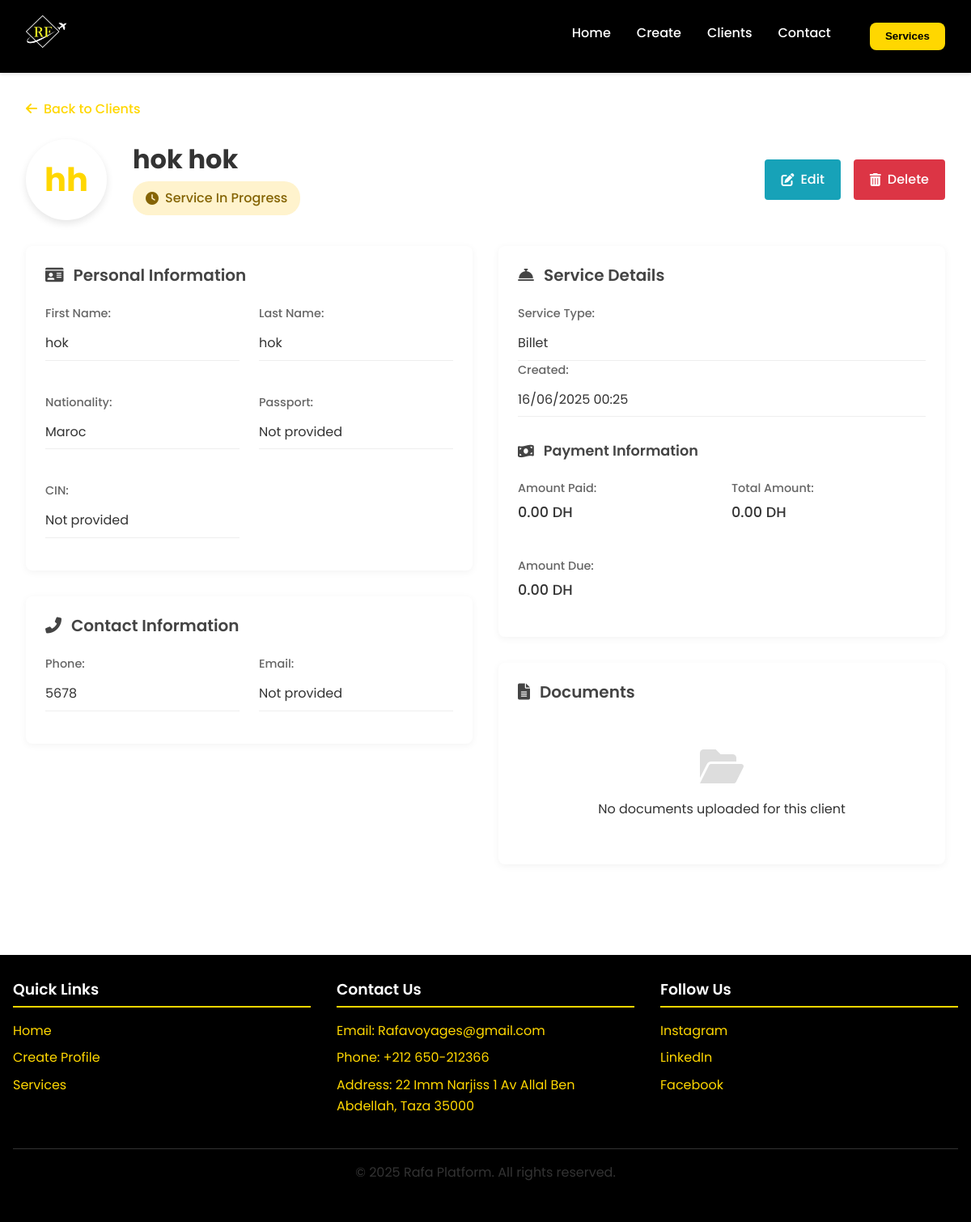
The page /client/8 on the database its author committed.
### app.py (models this page shows)
class Profile(db.Model):
    id = db.Column(db.Integer, primary_key=True)
    first_name = db.Column(db.String(50), nullable=False)
    last_name = db.Column(db.String(50), nullable=False)
    phone = db.Column(db.String(20), nullable=False)
    email = db.Column(db.String(100))
    hotel_name = db.Column(db.String(100))
    check_in_date = db.Column(db.Date)
    check_out_date = db.Column(db.Date)
    hotel_notes = db.Column(db.Text)
    nationality = db.Column(db.String(50), nullable=False)
    passport = db.Column(db.String(50))
    cin = db.Column(db.String(50))
    transport_type = db.Column(db.String(20))  # 'plane' or 'bateau'
    transport_name = db.Column(db.String(100))  # Name of airline or boat
    departure_location = db.Column(db.String(100))
    arrival_location = db.Column(db.String(100))
    travel_date = db.Column(db.Date)
    service_type = db.Column(db.String(50), nullable=False)
    custom_service = db.Column(db.String(100))
    photo_path = db.Column(db.String(200))
    documents_path = db.Column(db.String(200))
    created_at = db.Column(db.DateTime, default=datetime.utcnow)
    is_group = db.Column(db.Boolean, default=False)
    amount_paid = db.Column(db.Float, default=0.0)
    total_amount = db.Column(db.Float, default=0.0)
    service_completed = db.Column(db.Boolean, default=False)
    hotel_bookings = db.relationship('HotelBooking', backref='profile', lazy=True)

### app.py (the view)
@app.route('/client/<int:client_id>')
def client_detail(client_id):
    client = Profile.query.get_or_404(client_id)
    return render_template('client.html', client=client)

### templates/client.html (shortened to what this page needs)
<!DOCTYPE html>
<html lang="en">
<head>
    <link rel="stylesheet" href="{{ url_for('static', filename='css/styles.css') }}">
    <link rel="stylesheet" href="{{ url_for('static', filename='css/client.css') }}">
    <link rel="stylesheet" href="https://cdnjs.cloudflare.com/ajax/libs/font-awesome/6.0.0/css/all.min.css">
</head>
<body>
    <header class="navbar">
        <a href="{{ url_for('index') }}" class="logo-link">
            <img src="{{ url_for('static', filename='images/logo.jpeg') }}" alt="Rafa Logo" class="logo-img" width="150" height="50">
        </a>
        <nav class="navbar-links">
            <ul>
                <li><a href="{{ url_for('index') }}">Home</a></li>
                <li><a href="{{ url_for('create_profile') }}">Create</a></li>
                <li><a href="{{ url_for('clients') }}">Clients</a></li>
                <li><a href="#contact">Contact</a></li>
                <li><button class="sidebar-toggle" id="sidebarToggle">Services</button></li>
            </ul>
        </nav>
    </header>
    <main id="main-content">
        <section class="client-detail">
            <div class="back-link">
                <a href="{{ url_for('clients') }}" class="back-btn">
                    <i class="fas fa-arrow-left"></i> Back to Clients
                </a>
            </div>
            <div class="client-header">
                <div class="client-avatar">
                    {% if client.photo_path %}
                    <img src="{{ url_for('static', filename='uploads/' + client.photo_path) }}" alt="{{ client.first_name }} {{ client.last_name }}">
                    {% else %}
                    <div class="avatar-placeholder">
                        {{ client.first_name[0] }}{{ client.last_name[0] }}
                    </div>
                    {% endif %}
                </div>
                <div class="client-name">
                    <h1>{{ client.first_name }} {{ client.last_name }}</h1>
                    <div class="client-status {% if client.service_completed %}completed{% else %}pending{% endif %}">
                        {% if client.service_completed %}
                        <i class="fas fa-check-circle"></i> Service Completed
                        {% else %}
                        <i class="fas fa-clock"></i> Service In Progress
                        {% endif %}
                    </div>
                </div>
                <div class="client-actions">
                    <a href="{{ url_for('update_client', client_id=client.id) }}" class="edit-btn">
                        <i class="fas fa-edit"></i> Edit
                    </a>
                    <a href="{{ url_for('delete_client', client_id=client.id) }}" class="delete-btn" onclick="return confirm('Are you sure you want to delete this client?')">
                        <i class="fas fa-trash-alt"></i> Delete
                    </a>
                </div>
            </div>
            <div class="client-content">
                <div class="client-info-section">
                    <div class="info-card">
                        <h2><i class="fas fa-id-card"></i> Personal Information</h2>
                        <div class="info-grid">
                            <div class="info-item">
                                <span class="info-label">First Name:</span>
                                <span class="info-value">{{ client.first_name }}</span>
                            </div>
                            <div class="info-item">
                                <span class="info-label">Last Name:</span>
                                <span class="info-value">{{ client.last_name }}</span>
                            </div>
                            <div class="info-item">
                                <span class="info-label">Nationality:</span>
                                <span class="info-value">{{ client.nationality }}</span>
                            </div>
                            <div class="info-item">
                                <span class="info-label">Passport:</span>
                                <span class="info-value">{{ client.passport if client.passport else 'Not provided' }}</span>
                            </div>
                            <div class="info-item">
                                <span class="info-label">CIN:</span>
                                <span class="info-value">{{ client.cin if client.cin else 'Not provided' }}</span>
                            </div>
                        </div>
                    </div>
                    <div class="info-card">
                        <h2><i class="fas fa-phone-alt"></i> Contact Information</h2>
                        <div class="info-grid">
                            <div class="info-item">
                                <span class="info-label">Phone:</span>
                                <span class="info-value">{{ client.phone }}</span>
                            </div>
                            <div class="info-item">
                                <span class="info-label">Email:</span>
                                <span class="info-value">{{ client.email if client.email else 'Not provided' }}</span>
                            </div>
                        </div>
                    </div>
                </div>
                <div class="client-service-section">
                    <div class="service-card">
                        <h2><i class="fas fa-concierge-bell"></i> Service Details</h2>
                        <div class="service-info">
                            <div class="service-type">
                                <span class="info-label">Service Type:</span>
                                <span class="info-value">
                                    {% if client.service_type == 'other' and client.custom_service %}
                                        {{ client.custom_service }}
                                    {% else %}
                                        {{ client.service_type|capitalize }}
                                    {% endif %}
                                </span>
                            </div>
                            <div class="service-date">
                                <span class="info-label">Created:</span>
                                <span class="info-value">{{ client.created_at.strftime('%d/%m/%Y %H:%M') }}</span>
                            </div>
                        </div>
                        <div class="payment-info">
                            <h3><i class="fas fa-money-bill-wave"></i> Payment Information</h3>
                            <div class="payment-grid">
                                <div class="payment-item">
                                    <span class="payment-label">Amount Paid:</span>
                                    <span class="payment-value">{{ "%.2f"|format(client.amount_paid) }} DH</span>
                                </div>
                                <div class="payment-item">
                                    <span class="payment-label">Total Amount:</span>
                                    <span class="payment-value">{{ "%.2f"|format(client.total_amount) }} DH</span>
                                </div>
                                <div class="payment-item">
                                    <span class="payment-label">Amount Due:</span>
                                    <span class="payment-value">{{ "%.2f"|format(client.total_amount - client.amount_paid) }} DH</span>
                                </div>
                            </div>
                        </div>
                    </div>
                    <div class="documents-card">
                        <h2><i class="fas fa-file-alt"></i> Documents</h2>
                        {% if client.documents_path %}
                        <div class="document-preview">
                            <iframe src="{{ url_for('static', filename='uploads/' + client.documents_path) }}" frameborder="0"></iframe>
                            <a href="{{ url_for('static', filename='uploads/' + client.documents_path) }}" download class="download-btn">
                                <i class="fas fa-download"></i> Download Documents
                            </a>
                        </div>
                        {% else %}
                        <div class="no-documents">
                            <i class="fas fa-folder-open"></i>
                            <p>No documents uploaded for this client</p>
                        </div>
                        {% endif %}
                    </div>
                </div>
            </div>
        </section>
    </main>
    <footer id="contact">
        <div class="footer-content">
            <div class="footer-section">
                <h3>Quick Links</h3>
                <ul>
                    <li><a href="{{ url_for('index') }}">Home</a></li>
                    <li><a href="{{ url_for('create_profile') }}">Create Profile</a></li>
                    <li><a href="#services">Services</a></li>
                </ul>
            </div>
            <div class="footer-section">
                <h3>Contact Us</h3>
                <ul>
                    <li>Email: Rafavoyages@gmail.com</li>
                    <li>Phone: +212 650-212366</li>
                    <li>Address: 22 Imm Narjiss 1 Av Allal Ben Abdellah, Taza 35000</li>
                </ul>
            </div>
            <div class="footer-section">
                <h3>Follow Us</h3>
                <ul>
                    <li><a href="https://www.instagram.com/agencerafavoyages">Instagram</a></li>
                    <li><a href="#">LinkedIn</a></li>
                    <li><a href="https://www.facebook.com/almassaAgencyTravel">Facebook</a></li>
                </ul>
            </div>
        </div>
        <div class="copyright">
            <p>&copy; 2025 Rafa Platform. All rights reserved.</p>
        </div>
    </footer>
</body>
</html>

### static/css/styles.css (style rules this page uses)
:root { --primary: #FFD700; --primary-dark: #D4AF37; --black: #000000; --white: #ffffff; --gray: #333333; --light-gray: #f5f5f5; --dark-bg: #1a1a1a; --shadow-sm: 0 2px 4px rgba(0, 0, 0, 0.1); --shadow-md: 0 4px 12px rgba(0, 0, 0, 0.15); --transition: all 0.3s ease; --transition-fast: all 0.15s ease; --border-radius: 8px; }
* { box-sizing: border-box; margin: 0; padding: 0; }
body { font-family: 'Poppins', sans-serif; line-height: 1.6; color: var(--black); background-color: var(--white); overflow-x: hidden; }
.navbar { display: flex; justify-content: space-between; align-items: center; padding: 1rem 2rem; background-color: var(--black); position: sticky; top: 0; z-index: 100; box-shadow: var(--shadow-sm); }
.logo-img { height: 50px; width: auto; transition: var(--transition); }
.navbar-links ul { display: flex; list-style: none; gap: 2rem; }
.navbar-links li a { padding: 0.5rem 0; position: relative; font-weight: 500; color: var(--white); text-decoration: none; }
.navbar-links li a::after { content: ''; position: absolute; bottom: 0; left: 0; width: 0; height: 2px; background-color: var(--primary); transition: var(--transition); }
h1, h2, h3, h4, h5, h6 { font-weight: 600; line-height: 1.2; margin-bottom: 0.75rem; color: var(--black); }
h1 { font-size: clamp(2.5rem, 5vw, 3.5rem); font-weight: 700; }
h2 { font-size: clamp(2rem, 4vw, 2.5rem); margin-bottom: 1rem; }
p { margin-bottom: 1rem; color: var(--gray); }
.service-card { background: var(--white); border-radius: var(--border-radius); padding: 2rem; box-shadow: var(--shadow-sm); transition: var(--transition); border-bottom: 4px solid transparent; }
.service-card h3 { color: var(--primary-dark); margin-bottom: 1rem; font-size: 1.25rem; }
.sidebar-toggle { background-color: var(--primary); color: var(--black); padding: 0.6rem 1.2rem; border-radius: var(--border-radius); font-weight: 600; border: none; cursor: pointer; transition: var(--transition); }
footer { background-color: var(--black); color: var(--primary); padding: 2rem 1rem; text-align: center; margin-top: 3rem; }
.footer-content { max-width: 1200px; margin: 0 auto; display: grid; grid-template-columns: repeat(auto-fit, minmax(250px, 1fr)); gap: 2rem; text-align: left; }
.footer-section h3 { margin-bottom: 1rem; border-bottom: 2px solid var(--primary); padding-bottom: 0.5rem; color: var(--white); }
.footer-section ul { list-style: none; padding: 0; }
.footer-section ul li { margin-bottom: 0.5rem; }
.footer-section ul li a { color: var(--primary); text-decoration: none; }
.copyright { margin-top: 2rem; padding-top: 1rem; border-top: 1px solid var(--gray); color: var(--white); }
.sidebar-toggle { background-color: var(--primary); color: var(--black); padding: 0.6rem 1.2rem; border-radius: var(--border-radius); font-weight: 600; border: none; cursor: pointer; transition: var(--transition); margin-left: 1rem; }

### rows shown on the page
Profile: first_name "h", last_name "h", first_name "hok", last_name "hok", nationality "Maroc", passport "Not provided", cin "Not provided", phone "5678", email "Not provided", service_type "Billet", created_at "16/06/2025 00:25", amount_paid "0.00", total_amount "0.00", client.total_amount-client.amount_paid "0.00"
